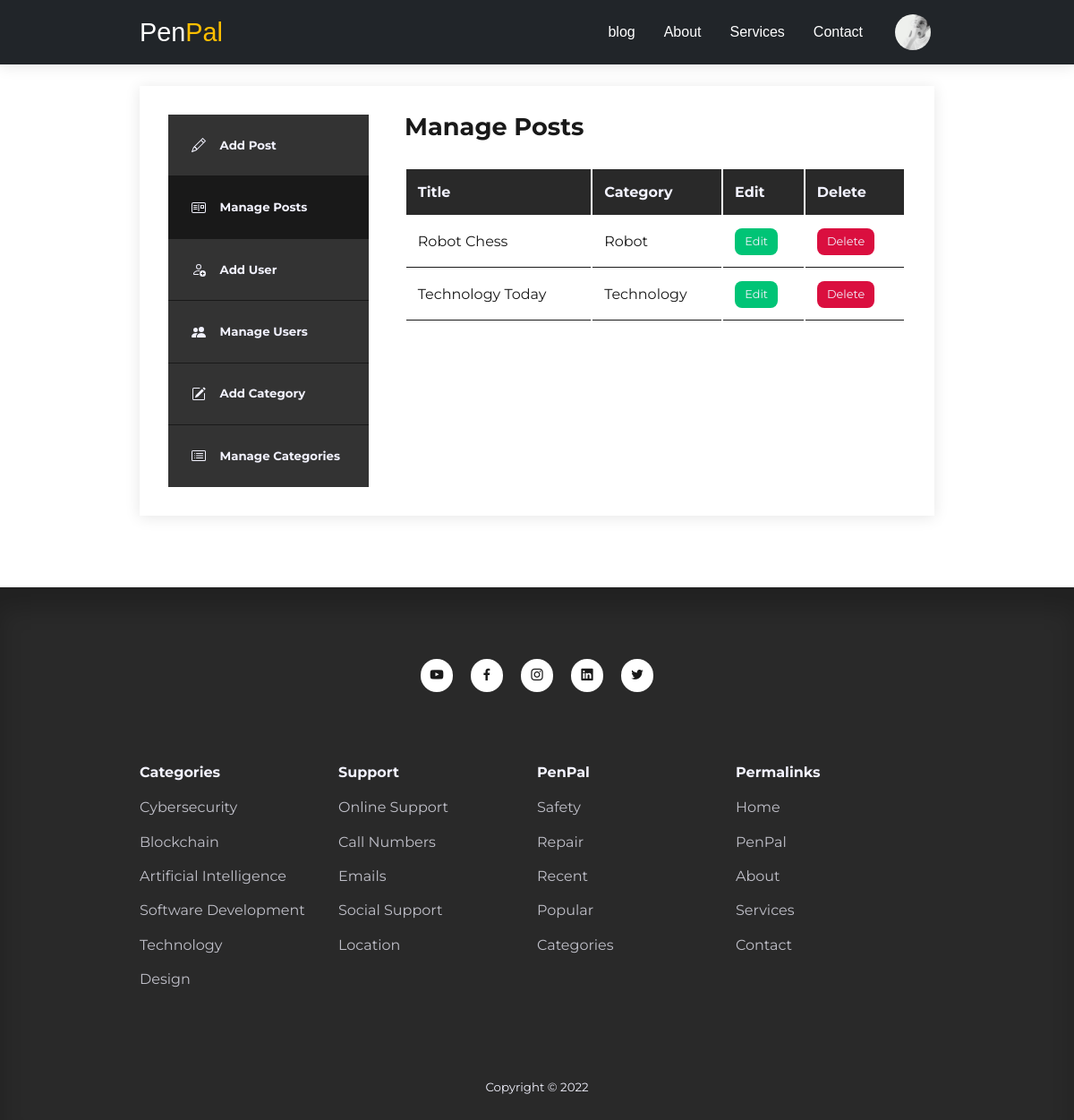
The app's page /admin/ (signed in) with its own data.
### tables this page shows
CREATE TABLE `users` (
  `id` int(11) UNSIGNED NOT NULL,
  `firstname` varchar(50) NOT NULL,
  `lastname` varchar(50) NOT NULL,
  `username` varchar(50) NOT NULL,
  `email` varchar(100) NOT NULL,
  `password` varchar(255) NOT NULL,
  `avatar` varchar(255) NOT NULL,
  `is_admin` tinyint(1) NOT NULL
);

CREATE TABLE `posts` (
  `id` int(11) UNSIGNED NOT NULL,
  `title` varchar(255) NOT NULL,
  `body` text NOT NULL,
  `thumbnail` varchar(255) NOT NULL,
  `date_time` timestamp NOT NULL DEFAULT current_timestamp(),
  `category_id` int(11) UNSIGNED DEFAULT NULL,
  `author_id` int(11) UNSIGNED NOT NULL,
  `is_featured` tinyint(1) NOT NULL
);

CREATE TABLE `categories` (
  `id` int(11) UNSIGNED NOT NULL,
  `title` varchar(50) NOT NULL,
  `description` text NOT NULL
);

### admin/index.php (the view, shortened to what this page needs)
<?php
include 'partials/header.php';
$current_user_id = $_SESSION['user-id'];
$query = "SELECT id , title ,category_id FROM posts WHERE author_id=$current_user_id   ORDER BY id ";
$posts = mysqli_query($connection, $query);
?>
<section class="dashboard">
  <div class="container dashboard__container">
    <aside>
      <ul>
        <li>
          <a href="add-post.php">
            <h5>Add Post</h5>
          </a>
        </li>
        <li>
          <a href="index.php" class="active">
            <h5>Manage Posts</h5>
          </a>
        </li>
        <?php if (isset($_SESSION['user_is_admin'])) : ?>
          <li>
            <a href="add-user.php">
              <h5>Add User</h5>
            </a>
          </li>
          <li>
            <a href="manage-users.php">
              <h5>Manage Users</h5>
            </a>
          </li>
          <li>
            <a href="add-category.php">
              <h5>Add Category</h5>
            </a>
          </li>
          <li>
            <a href="manage-categories.php">
              <h5>Manage Categories</h5>
            </a>
          </li>
        <?php endif ?>
      </ul>
    </aside>
    <main>
      <h2>Manage Posts</h2>
      <?php if (mysqli_num_rows($posts) > 0) : ?>
        <table>
          <thead>
            <tr>
              <th>Title</th>
              <th>Category</th>
              <th>Edit</th>
              <th>Delete</th>
            </tr>
          </thead>
          <tbody>
            <?php while ($post = mysqli_fetch_assoc($posts)) : ?>
              <?php
              $category_id = $post['category_id'];
              $category_query = "SELECT title FROM categories WHERE id=$category_id";
              $category_result = mysqli_query($connection, $category_query);
              $category = mysqli_fetch_assoc($category_result);
              ?>
              <tr>
                <td>
                  <?= $post['title'] ?>
                </td>
                <td><?= $category['title'] ?></td>
                <td>
                  <a href="<?=ROOT_URL?>admin/edit-post.php?id=<?=$post['id']?>" class="btn sm">Edit</a>
                </td>
                <td>
                  <a href="<?=ROOT_URL?>admin/delete-post.php?id=<?=$post['id']?>" class="btn sm danger">Delete</a>
                </td>
              </tr>
          </tbody>
        <?php endwhile ?>
        </table>
      <?php else : ?>
        <div class="alert__message error"><?= "No posts found " ?></div>
      <?php endif ?>
    </main>
  </div>
</section>
<?php
include '../partials/footer.php';
?>

### admin/partials/header.php (shortened to what this page needs)
<?php
require 'config/database.php';
if (isset($_SESSION['user-id'])) {
  $id = filter_var($_SESSION['user-id'], FILTER_SANITIZE_NUMBER_INT);
  $query = "SELECT avatar FROM users WHERE id=$id";
  $result = mysqli_query($connection, $query);
  $avatar = mysqli_fetch_assoc($result);
}
?>
<!DOCTYPE html>
<html lang="en">
<head>
  <link rel="stylesheet" href="<?= ROOT_URL ?>css/style.css" />
  <link rel="stylesheet" href="https://unicons.iconscout.com/release/v4.0.0/css/line.css" />
</head>
<body>
  <nav>
    <div class="container nav__container">
      <a href="<?= ROOT_URL ?>" class="nav__logo">EGPenPal</a>
      <ul class="nav__items">
        <li><a href="<?= ROOT_URL ?>PenPal.php">blog</a></li>
        <li><a href="<?= ROOT_URL ?>about.php">About</a></li>
        <li><a href="<?= ROOT_URL ?>services.php">Services</a></li>
        <li><a href="<?= ROOT_URL ?>contact.php">Contact</a></li>
        <?php if (isset($_SESSION['user-id'])) : ?>
          <li class="nav__profile">
            <div class="avatar">
              <img src="<?= ROOT_URL . 'images/' . $avatar['avatar'] ?>">
            </div>
          </li>
      </ul>
    <?php else : ?>
      <li><a href="<?= ROOT_URL ?>signin.php">Signin</a></li>
    <?php endif ?>
    </div>
  </nav>

### css/style.css (style rules this page uses)
:root { --color-primary: #712cf9; --color-primary-light: hsl(242, 91%, 69%, 18%); --color-primary-variant: #5854c7; --color-red: #da0f3f; --color-red-light: hsl(346, 87%, 46%, 15%); --color-green: #00c476; --color-green-light: hsl(156, 100%, 38%, 15%); --color-gray-900: #1e1e66; --color-gray-700: #2d2b7c; --color-gray-300: rgba(242, 242, 254, 0.3); --color-gray-200: rgba(242, 242, 254, 0.7); --color-white: #f2f2fe; --color-black: #191919; --color-black-700: #292929; --color-bg: rgba(255, 255, 255, 1); --transition: all 300ms ease; --container-width-lg: 74%; --container-width-md: 88%; --form-width: 40%; --card-border-radius-1: 0.3rem; --card-border-radius-2: 0.5rem; --card-border-radius-3: 0.8rem; --card-border-radius-4: 2rem; --card-border-radius-5: 5rem; }
* { margin: 0; padding: 0; outline: 0; border: 0; appearance: 0; list-style: none; text-decoration: none; box-sizing: border-box; }
body { font-family: "Montserrat", sans-serif; line-height: 1.6; color: var(--color-black); overflow-x: hidden; background: var(--color-bg); font-size: 1rem; }
.container { width: var(--container-width-lg); max-width: 1800px; margin-inline: auto; }
section { margin-top: 3rem; width: 100vm; }
h1, h2, h3, h4, h5 { color: var(--color-black); line-height: 1.3; }
h2 { font-size: 1.7rem; margin: 1rem 0; }
h5 { margin: 0; }
a { color: var(--color-black); transition: var(--transition); }
img { display: block; width: 100%; object-fit: cover; transition: 0.3s; }
nav { background: #212529; width: 100%; height: 4.5rem; position: fixed; top: 0; left: 0; z-index: 10; box-shadow: 0 0.1rem 1rem rgba(0, 0, 0, 0.1); }
.nav__container { height: 100%; display: flex; align-items: center; justify-content: space-between; }
.avatar { width: 3rem; height: 3rem; border-radius: 50%; overflow: hidden; border: 0.3rem solid transparent; }
.nav__logo { font-size: 0px; font-weight: 500; font-family: sans-serif; color: #ffffff; text-align: center; animation: fadeIn 1s ease-in-out; display: flex; align-items: center; }
.nav__logo:before { content: "Pen"; font-size: 1.8rem; font-weight: 500; flex-grow: 1; color: white; }
.nav__logo:after { content: "Pal"; font-size: 1.8rem; font-weight: 500; flex-grow: 1; color: #ffbf00; }
.nav__items { display: flex; align-items: center; gap: 2rem; }
.nav__items a { color: #ffffff; font-family: Arial, Helvetica, sans-serif; padding: 0 0 16px; font-weight: 400; }
.nav__profile { position: relative; cursor: pointer; }
.btn { display: inline-block; width: fit-content; padding: 0.6rem 1.2rem; background-color: var(--color-black-700); border-radius: var(--card-border-radius-2); cursor: pointer; transition: var(--transition); color: var(--color-white); box-sizing: border-box; }
.btn.sm { padding: 0.3rem 0.7rem; font-size: 0.8rem; background-color: var(--color-green); }
.btn.danger { background: var(--color-red); }
.dashboard { margin-top: 6rem; }
.dashboard__container { display: grid; grid-template-columns: 14rem auto; gap: 1rem; background: var(--color-bg); padding: 2rem; margin-bottom: 5rem; box-shadow: 0 0.1rem 1rem rgba(0, 0, 0, 0.1); }
.dashboard aside a { background: rgba(0, 0, 0, 0.8); display: flex; gap: 1rem; align-items: center; padding: 1.6rem; }
.dashboard aside ul li:not(:last-child) a { border-bottom: 1px solid var(--color-black); }
.dashboard aside :is(a, h5) { color: var(--color-white); }
.dashboard aside a.active { background-color: var(--color-black); }
.dashboard main { margin-left: 1.5rem; }
.dashboard main h2 { margin: 0 0 2rem 0; line-height: 1; }
.dashboard main table { width: 100%; text-align: left; }
.dashboard main table th { background: var(--color-black-700); padding: 0.8rem; color: var(--color-white); }
.dashboard main table td { padding: 0.8rem; border-bottom: 1px solid var(--color-black); }

### records on screen
users: avatar (picture)
posts: title "Robot Chess", category.title "Robot"
posts: title "Technology Today", category.title "Technology"
